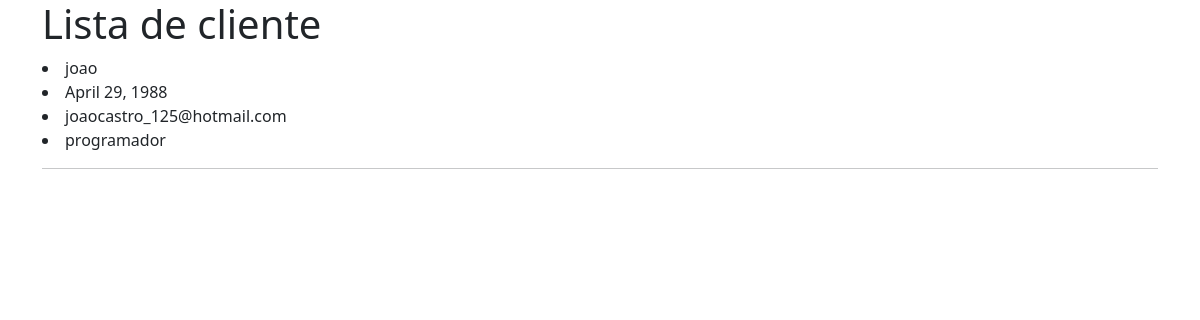
Page /cliente/lista_clientes on the earlier database version.
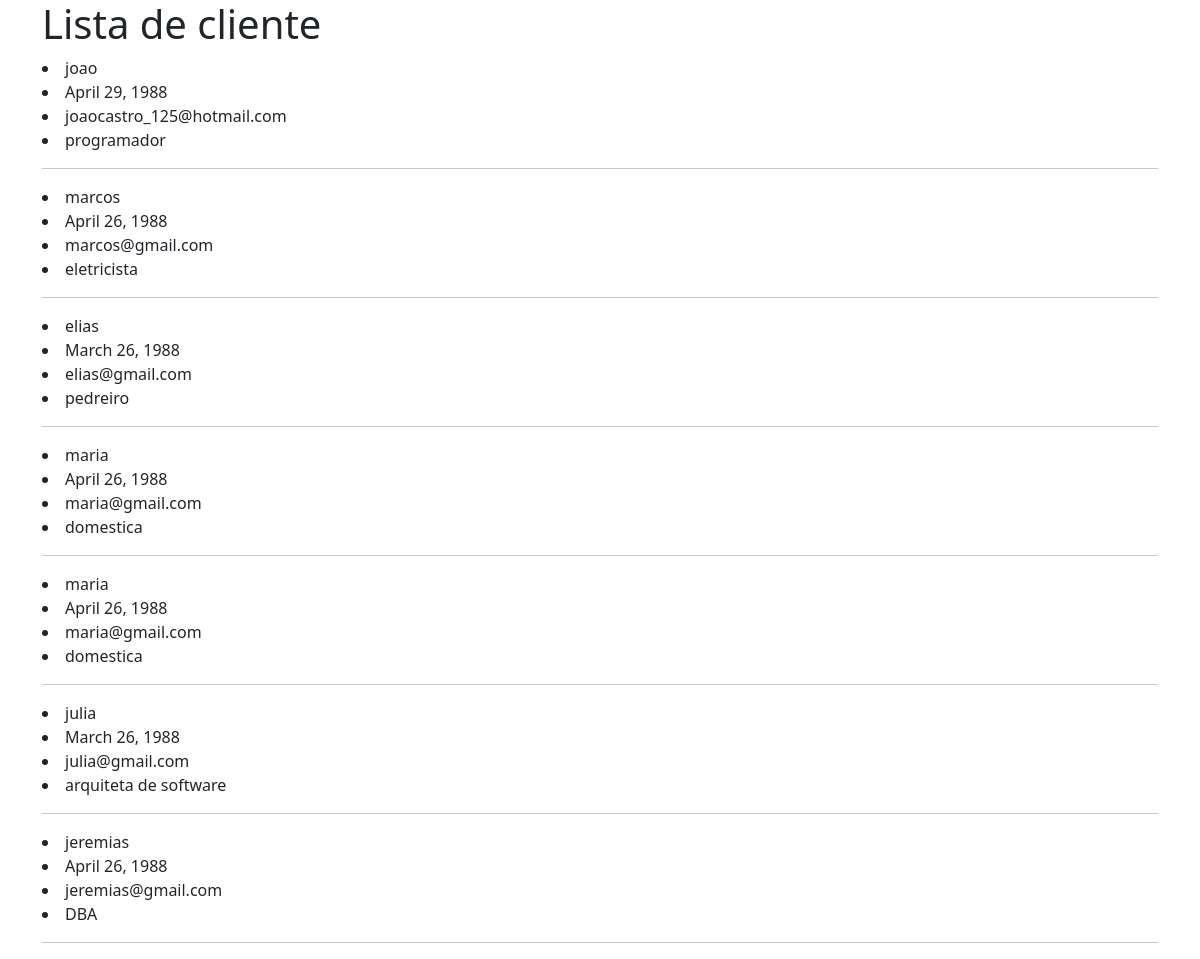
Same page on the later database version.
### cliente/models.py (models this page shows)
class Cliente(models.Model):
    nome=models.CharField(max_length=100,null=False,blank=False)
    email=models.EmailField(null=False,blank=False)
    data_nascimento=models.DateField(null=False,blank=True)
    profissao=models.CharField(max_length=100,null=False,blank=False)

### cliente/views.py (the view)
# urls.py: path("lista_clientes",clienteListView.as_view(), name="lista_clientes"),
class clienteListView(ListView):
    model=Cliente
    template_name="list_clientes.html"

### cliente/templates/list_clientes.html (shortened to what this page needs)
<!DOCTYPE html>
{% load bootstrap5 %}
<html lang="en">
<head>
    {% bootstrap_css %}
</head>
<body class="container">
    <h1>Lista de cliente</h1>
   {%for cliente in object_list%}
     <li>{{cliente.nome}}</li>
     <li>{{cliente.data_nascimento}}</li>
     <li>{{cliente.email}}</li>
     <li>{{cliente.profissao}}</li>
     <hr>
   {%endfor%}
</body>
</html>

Differences in the rows shown:
added Cliente: nome "marcos", data_nascimento "April 26, 1988", email "marcos@gmail.com", profissao "eletricista"
added Cliente: nome "elias", data_nascimento "March 26, 1988", email "elias@gmail.com", profissao "pedreiro"
added Cliente: nome "maria", data_nascimento "April 26, 1988", email "maria@gmail.com", profissao "domestica"
added Cliente: nome "maria", data_nascimento "April 26, 1988", email "maria@gmail.com", profissao "domestica"
added Cliente: nome "julia", data_nascimento "March 26, 1988", email "julia@gmail.com", profissao "arquiteta de software"
added Cliente: nome "jeremias", data_nascimento "April 26, 1988", email "jeremias@gmail.com", profissao "DBA"
